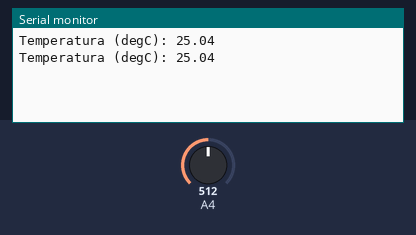
Bench run of a sketch on a simulated Arduino Uno, built with avr-gcc and run on an emulated ATmega328P. On the bench: the last lines printed to the serial monitor. Inputs (shaded band) come from the test bench; at power-on: A4 = 512.

Above: at 1.8 s.
1.9 s: A4 set to 716
At 2.5 s:
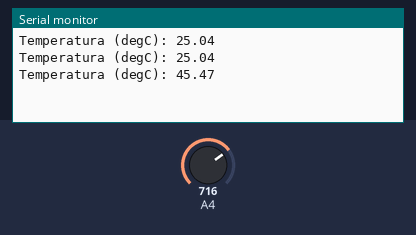
3.4 s: A4 set to 900
At 4.8 s:
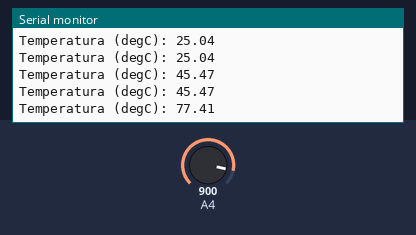
Timing chart, 0 to 6.4 s (numbered marks = the images above; inputs shaded):
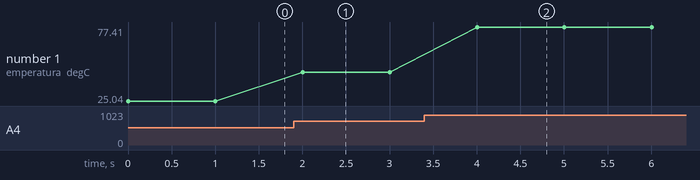

Measured:
- after the input at 1.9 s, the serial monitor: prints a new line after 0.10 s (image 1)
- after the input at 3.4 s, the serial monitor: prints a new line after 0.60 s (image 2)
- plotted number 1: 25.04 → 45.47 after the input at 1.9 s, 45.47 → 77.41 after the input at 3.4 s

The sketch:

Analogico_Temperatura.ino
```cpp
const int TERMISTOR_RESISTANCE = 10000;

void setup() {
  Serial.begin(9600);  // inicializa la interfaz serial a 9600bps
}

void loop() {
  // lee el valor del pin
  int v_input = analogRead(4);

  // calcula la resistencia del termistor comparándola con la resistencia de 10K ohmios a bordo del módulo
  float r_ohms = TERMISTOR_RESISTANCE * (1023.0 / (float)v_input - 1.0);

  // calcula la temperatura en grados Celsius
  float temp_c = (1.0 / (0.001129148 + (0.000234125 * log(r_ohms)) + 0.0000000876741 * log(r_ohms) * log(r_ohms) * log(r_ohms))) - 273.15;

  // imprime el resultado en la interfaz serial
  Serial.print("Temperatura (degC): ");
  Serial.println(temp_c);

  delay(1000);  // espera de 2 segundos
}
```
